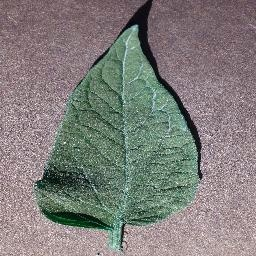
#> input picture dataset/test/Tomato_Bacterial_spot/Tomato_Bacterial_spot_img_126.jpg, 256 x 256 px
$ python -i extract.py   (imports and definitions only)
#> lines starting #> are read from the running program, lines starting #| are printed output that depends on the picture; after the words box and inside, x2 and y2 are one past the last pixel; in counts of white or black regions, pixels touching at a corner belong together
### dev-yw/06_Oct_HOG_HSV_pipeline/vein_hog/src/vein_hog/mask.py
"""Leaf mask: ExG, Otsu, open/close radius 3, largest component, holes filled."""

from __future__ import annotations

import cv2
import numpy as np


def leaf_mask(bgr_u8: np.ndarray) -> np.ndarray:
    """uint8 mask, 0 or 255. A failed mask is all zeros and does not raise."""
    try:
        image = np.asarray(bgr_u8)
        if (
            image.ndim != 3
            or image.shape[2] < 3
            or image.shape[0] == 0
            or image.shape[1] == 0
            or image.size == 0
        ):
            return _zero_mask(image)
        # BGR; extra channels (for example alpha) are ignored.
        blue, green, red = cv2.split(image[:, :, :3].astype(np.float32))
        excess_green = 2.0 * green - red - blue
        lo = float(np.min(excess_green))
        hi = float(np.max(excess_green))
        if not np.isfinite(lo) or not np.isfinite(hi) or hi - lo < 1e-8:
            return np.zeros(excess_green.shape, dtype=np.uint8)
        score = ((excess_green - lo) / (hi - lo) * 255.0).astype(np.uint8)
        _, mask = cv2.threshold(score, 0, 255, cv2.THRESH_BINARY + cv2.THRESH_OTSU)
        kernel = cv2.getStructuringElement(cv2.MORPH_ELLIPSE, (7, 7))
        mask = cv2.morphologyEx(mask, cv2.MORPH_OPEN, kernel)
        mask = cv2.morphologyEx(mask, cv2.MORPH_CLOSE, kernel)
        return _largest_filled(mask)
    except Exception:
        return _zero_mask(bgr_u8)


# [4 lines left out: function _zero_mask, not called in this run]


def erode_interior(mask: np.ndarray, radius: int) -> np.ndarray:
    """Shrink a 0/255 mask so the leaf margin is outside the vein percentile.

    ``radius`` is in pixels on the mask's own grid. A non-positive radius
    returns the mask unchanged. The kernel width is ``2 * radius + 1``.
    """
    image = np.asarray(mask)
    if radius <= 0 or image.size == 0:
        return image
    width = 2 * int(radius) + 1
    kernel = cv2.getStructuringElement(cv2.MORPH_ELLIPSE, (width, width))
    return cv2.erode(image, kernel)


def _largest_filled(mask: np.ndarray) -> np.ndarray:
    count, labels, stats, _ = cv2.connectedComponentsWithStats(mask, connectivity=8)
    if count <= 1:
        return mask
    keep = 1 + int(np.argmax(stats[1:, cv2.CC_STAT_AREA]))
    out = np.where(labels == keep, 255, 0).astype(np.uint8)
    inverse = cv2.bitwise_not(out)
    count2, labels2, _, _ = cv2.connectedComponentsWithStats(inverse, connectivity=8)
    height, width = out.shape
    filled = out.copy()
    for label in range(1, count2):
        ys, xs = np.where(labels2 == label)
        if ys.size == 0:
            continue
        touches = ys.min() == 0 or xs.min() == 0 or ys.max() == height - 1 or xs.max() == width - 1
        if not touches:
            filled[labels2 == label] = 255
    return filled

### dev-yw/06_Oct_HOG_HSV_pipeline/vein_hog/src/vein_hog/hog.py
"""Dalal–Triggs cell parameters on a whole 256×256 leaf. No person window."""

from __future__ import annotations

import cv2
import numpy as np
from skimage.feature import hog as skimage_hog

HOG_DIM = 34596
IMAGE_SIZE = 256


def hog_descriptor(bgr_u8: np.ndarray, mask: np.ndarray | None = None) -> np.ndarray:
    """float32 vector of length 34596.

    The image is resized to 256×256 with bicubic interpolation. A mask, if
    given, is resized with nearest neighbour and zeros the gray image outside
    the leaf. Square-root compression is skimage's transform_sqrt.
    """
    bgr = cv2.resize(bgr_u8, (IMAGE_SIZE, IMAGE_SIZE), interpolation=cv2.INTER_CUBIC)
    gray = cv2.cvtColor(bgr, cv2.COLOR_BGR2GRAY).astype(np.float32) / 255.0
    if mask is not None:
        resized = cv2.resize(mask, (IMAGE_SIZE, IMAGE_SIZE), interpolation=cv2.INTER_NEAREST)
        gray = gray.copy()
        gray[resized == 0] = 0.0
    feat = skimage_hog(
        gray,
        orientations=9,
        pixels_per_cell=(8, 8),
        cells_per_block=(2, 2),
        block_norm="L2-Hys",
        transform_sqrt=True,
        feature_vector=True,
    )
    out = np.asarray(feat, dtype=np.float32).reshape(-1)
    if out.shape != (HOG_DIM,):
        raise RuntimeError(f"HOG dimension {out.shape} != {(HOG_DIM,)}")
    return out


def hog_gradient_magnitude(gray_f01: np.ndarray) -> np.ndarray:
    """Centered difference [-1, 0, 1], the same gradient skimage HOG uses.

    ``gray_f01`` is already in [0, 1] and is already square-root compressed
    if the caller applied HOG ``transform_sqrt``. This function does not
    scale or square-root the input. Borders stay zero. Magnitude is
    ``hypot``, float32, with no division by 2.
    """
    image = np.asarray(gray_f01, dtype=np.float32)
    g_row = np.zeros_like(image)
    g_col = np.zeros_like(image)
    g_row[1:-1] = image[2:] - image[:-2]
    g_col[:, 1:-1] = image[:, 2:] - image[:, :-2]
    return np.hypot(g_row, g_col).astype(np.float32, copy=False)

### dev-yw/06_Oct_HOG_HSV_pipeline/vein_hog/src/vein_hog/vein.py
"""Vein skeleton and uncalibrated completeness. Calibration stays on train."""

from __future__ import annotations

import cv2
import numpy as np
from skimage.morphology import skeletonize


def vein_skeleton(
    magnitude: np.ndarray,
    mask: np.ndarray,
    *,
    percentile: float = 90,
    open_kernel: int = 5,
) -> np.ndarray:
    """Thin edges inside the mask. Thick blobs are removed before skeletonizing.

    The reported column keeps percentile 90 and a 5×5 ellipse. Other values
    belong to a later search and must not be written back into that column.
    """
    if not 0 < float(percentile) <= 100:
        raise ValueError(f"percentile must be in (0, 100], got {percentile}")
    kernel = int(open_kernel)
    if kernel < 1 or kernel % 2 == 0:
        raise ValueError(f"open kernel must be a positive odd width, got {open_kernel}")
    mag = np.asarray(magnitude, dtype=np.float32)
    inside = np.asarray(mask) > 0
    if not np.any(inside):
        return np.zeros(mag.shape[:2], dtype=bool)
    threshold = float(np.percentile(mag[inside], float(percentile)))
    # A tied percentile of 0 would mark flat pixels as edges. Zero gradient is not a vein.
    edges = (mag >= threshold) & inside & (mag > 0)
    thick_kernel = cv2.getStructuringElement(cv2.MORPH_ELLIPSE, (kernel, kernel))
    thick = cv2.morphologyEx(edges.astype(np.uint8) * 255, cv2.MORPH_OPEN, thick_kernel) > 0
    thin = edges & ~thick
    skeleton = skeletonize(thin)
    return np.asarray(skeleton, dtype=bool) & inside


def raw_completeness(skeleton: np.ndarray, mask: np.ndarray) -> float:
    """Largest 8-connected skeleton length divided by the mask major axis.

    Major axis is the longer side of ``cv2.minAreaRect`` on mask points.
    Fewer than 3 points, or a non-positive side, falls back to ``max(h, w)``.
    An empty mask returns 0. This ratio is not scaled toward 0.8.
    """
    inside = np.asarray(mask) > 0
    if inside.ndim != 2:
        inside = np.squeeze(inside)
        if inside.ndim != 2:
            return 0.0
    if not np.any(inside):
        return 0.0
    component = (np.asarray(skeleton) > 0).astype(np.uint8)
    count, _, stats, _ = cv2.connectedComponentsWithStats(component, connectivity=8)
    if count <= 1:
        length = 0.0
    else:
        length = float(stats[1:, cv2.CC_STAT_AREA].max())
    major = _major_axis(inside)
    if major <= 0.0:
        return 0.0
    return length / major


def _major_axis(inside: np.ndarray) -> float:
    height, width = inside.shape
    fallback = float(max(height, width))
    ys, xs = np.nonzero(inside)
    if xs.size < 3:
        return fallback
    points = np.stack((xs, ys), axis=1).astype(np.float32)
    try:
        (_, (side_w, side_h), _) = cv2.minAreaRect(points)
    except cv2.error:
        return fallback
    major = float(max(side_w, side_h))
    if major <= 1e-6:
        return fallback
    return major

### dev-yw/06_Oct_HOG_HSV_pipeline/vein_hog/src/vein_hog/hsv.py
"""Auxiliary HSV features on a leaf mask. Not a substitute for HOG."""

from __future__ import annotations

import cv2
import numpy as np

# 16 H bins + 8 S bins + mean H, mean S, mean V. Raw counts, not L2-normalized.
HSV_DIM = 27


def hsv_aux(bgr_u8: np.ndarray, mask: np.ndarray) -> np.ndarray:
    """H hist (16, [0, 180)), S hist (8, [0, 256)), then mean H, S, V.

    Only pixels with mask > 0 are counted. An empty mask returns zeros.
    Scaling and the alpha weight are applied later.
    """
    foreground = np.asarray(mask) > 0
    if not np.any(foreground):
        return np.zeros(HSV_DIM, dtype=np.float32)

    hsv = np.ascontiguousarray(cv2.cvtColor(bgr_u8, cv2.COLOR_BGR2HSV))
    mask_u8 = np.ascontiguousarray(foreground, dtype=np.uint8)
    hist_h = cv2.calcHist([hsv], [0], mask_u8, [16], [0, 180]).reshape(-1)
    hist_s = cv2.calcHist([hsv], [1], mask_u8, [8], [0, 256]).reshape(-1)
    means = hsv[foreground].mean(axis=0)
    feat = np.concatenate([hist_h, hist_s, means])
    return np.ascontiguousarray(feat, dtype=np.float32)


def skeleton_hs(
    bgr_u8: np.ndarray, skeleton: np.ndarray
) -> tuple[np.ndarray, np.ndarray]:
    """H and S (float) at True skeleton pixels, in the same pixel order."""
    on_skel = np.asarray(skeleton) > 0
    if not np.any(on_skel):
        return np.empty(0, dtype=np.float64), np.empty(0, dtype=np.float64)
    hsv = cv2.cvtColor(bgr_u8, cv2.COLOR_BGR2HSV)
    h = hsv[:, :, 0][on_skel].astype(np.float64)
    s = hsv[:, :, 1][on_skel].astype(np.float64)
    return h, s


# [31 lines left out: functions healthy_hs_box, anomaly_fraction, not called in this run]

### dev-yw/06_Oct_HOG_HSV_pipeline/vein_hog/src/vein_hog/extract.py
"""Cache HOG, HSV and vein measurements for train and test only.

Validation rows are skipped here so step 4 cannot read them.
"""

from __future__ import annotations

import json
from pathlib import Path

import cv2
import numpy as np
import pandas as pd

from vein_hog.hog import HOG_DIM, hog_descriptor, hog_gradient_magnitude
from vein_hog.hsv import HSV_DIM, hsv_aux, skeleton_hs
from vein_hog.mask import erode_interior, leaf_mask
from vein_hog.vein import raw_completeness, vein_skeleton

IMAGE_SIZE = 256
DEFAULT_RADIUS = 8


def _prepare(bgr: np.ndarray) -> tuple[np.ndarray, np.ndarray, bool]:
    mask = leaf_mask(bgr)
    mask_ok = bool(mask is not None and int((mask > 0).sum()) > 0)
    bgr256 = cv2.resize(bgr, (IMAGE_SIZE, IMAGE_SIZE), interpolation=cv2.INTER_CUBIC)
    if mask_ok:
        mask256 = cv2.resize(mask, (IMAGE_SIZE, IMAGE_SIZE), interpolation=cv2.INTER_NEAREST)
    else:
        mask256 = np.zeros((IMAGE_SIZE, IMAGE_SIZE), dtype=np.uint8)
    return bgr256, mask256, mask_ok


def _one(bgr: np.ndarray, radius: int = DEFAULT_RADIUS) -> dict[str, object]:
    bgr256, mask256, mask_ok = _prepare(bgr)
    hog_mask = mask256 if mask_ok else None
    descriptor = np.asarray(hog_descriptor(bgr256, hog_mask), dtype=np.float32).reshape(-1)
    if descriptor.shape != (HOG_DIM,):
        raise RuntimeError(f"HOG dimension {descriptor.shape} != {(HOG_DIM,)}")
    # Gradient on the whole gray image. Zeroing outside the mask paints a
    # false step on the leaf margin and that step wins the 90th percentile.
    gray = cv2.cvtColor(bgr256, cv2.COLOR_BGR2GRAY).astype(np.float32) / 255.0
    gray = np.sqrt(np.clip(gray, 0.0, 1.0))
    magnitude = hog_gradient_magnitude(gray)
    if mask_ok:
        interior = erode_interior(mask256, radius)
    else:
        interior = np.zeros_like(mask256)
    skeleton = vein_skeleton(magnitude, interior)
    hue, sat = skeleton_hs(bgr256, skeleton)
    colour = hsv_aux(bgr256, mask256 if mask_ok else np.zeros_like(mask256))
    colour = np.asarray(colour, dtype=np.float32).reshape(-1)
    if colour.shape != (HSV_DIM,):
        raise RuntimeError(f"HSV dimension {colour.shape} != {(HSV_DIM,)}")
    return {
        "hog": descriptor,
        "hsv": colour,
        "raw_completeness": float(raw_completeness(skeleton, mask256)),
        "mask_ok": mask_ok,
        "hue": np.asarray(hue, dtype=np.float32).reshape(-1),
        "sat": np.asarray(sat, dtype=np.float32).reshape(-1),
        "bgr256": bgr256,
        "skeleton": np.asarray(skeleton, dtype=bool),
        "mask256": mask256,
        "interior": interior,
    }


# [91 lines left out: functions load_bgr, extract_split, skeleton_pixels, _write_example, not called in this run]

>>> import cv2
>>> picture = cv2.imread('../../../../../dataset/test/Tomato_Bacterial_spot/Tomato_Bacterial_spot_img_126.jpg')
#> picture is the input picture: shape (256, 256, 3); mean B, G, R 122.9, 125.9, 128.1
>>> result = _one(picture)
#> in leaf_mask, `excess_green = 2.0 * green - red - blue`:
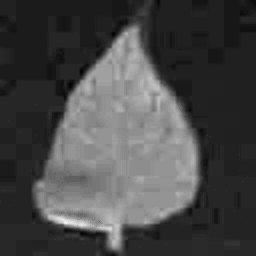
#> excess_green: shape (256, 256) float32; min -42, max 109, mean 0.9; drawn with min black and max white
#> in leaf_mask, `lo = float(np.min(excess_green))`: lo = -42
#> in leaf_mask, `hi = float(np.max(excess_green))`: hi = 109
#> in leaf_mask, `_, mask = cv2.threshold(score, 0, 255, cv2.THRESH_BINARY + cv2.THRESH_..`:
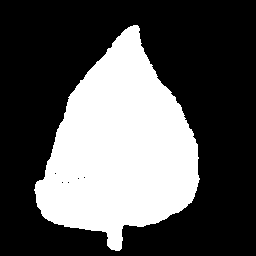
#> mask: shape (256, 256); 34% white; 1 white region, box (x1, y1, x2, y2) and area: (34, 25, 200, 251) 22257
#> in _largest_filled, `count, labels, stats, _ = cv2.connectedComponentsWithStats(mask, conne..`: count = 2; stats = [[0, 0, 256, 256, 43289], [35, 25, 164, 226, 22247]]
#> in _largest_filled, `keep = 1 + int(np.argmax(stats[1:, cv2.CC_STAT_AREA]))`: keep = 1
#> in _largest_filled, `count2, labels2, _, _ = cv2.connectedComponentsWithStats(inverse, conn..`: count2 = 2
#> the loop in _largest_filled, `for label in range(1, count2):` made 1 pass
#> touches on pass 1: True
#> in _prepare, `mask_ok = bool(mask is not None and int((mask > 0).sum()) > 0)`: mask_ok = True
#> in _one, `gray = np.sqrt(np.clip(gray, 0.0, 1.0))`:
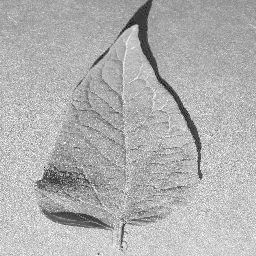
#> gray: shape (256, 256) float32; min 0, max 0.994, mean 0.692
#> in hog_gradient_magnitude, `g_row[1:-1] = image[2:] - image[:-2]`:
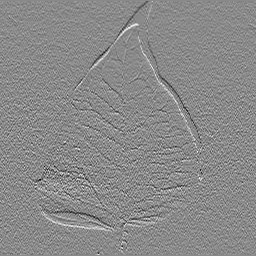
#> g_row: shape (256, 256) float32; min -0.775, max 0.659, mean 0.00147; drawn with min black and max white
#> in hog_gradient_magnitude, `g_col[:, 1:-1] = image[:, 2:] - image[:, :-2]`:
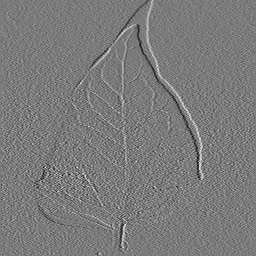
#> g_col: shape (256, 256) float32; min -0.765, max 0.816, mean -9.14e-05; drawn with min black and max white
#> in erode_interior, `return cv2.erode(image, kernel)`:
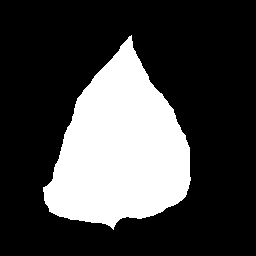
#> returned value: shape (256, 256); 26.6% white; 1 white region, box (x1, y1, x2, y2) and area: (43, 35, 191, 230) 17449
#> in vein_skeleton, `threshold = float(np.percentile(mag[inside], float(percentile)))`: threshold = 0.3
#> in vein_skeleton, `skeleton = skeletonize(thin)`:
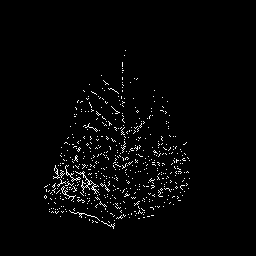
#> skeleton: shape (256, 256) bool; 2.3% white in thin lines or dots, all inside (x1, y1, x2, y2) = (44, 50, 190, 229)
#> in skeleton_hs, `h = hsv[:, :, 0][on_skel].astype(np.float64)`: h = 1477 values, max 90 at index 785, min 51 at index 1335, mean 70.46
#> in skeleton_hs, `s = hsv[:, :, 1][on_skel].astype(np.float64)`: s = 1477 values, max 255 at index 209, min 16 at index 802, mean 68.1
#> in _one, `hue, sat = skeleton_hs(bgr256, skeleton)`: hue has the same summary as h in skeleton_hs; sat has the same summary as s in skeleton_hs
#> in hsv_aux, `hist_h = cv2.calcHist([hsv], [0], mask_u8, [16], [0, 180]).reshape(-1)`: hist_h = [0, 3, 1, 18, 214, 7001, 13440, 1495, 75, 0, 0, 0, 0, 0, 0, 0]
#> in hsv_aux, `hist_s = cv2.calcHist([hsv], [1], mask_u8, [8], [0, 256]).reshape(-1)`: hist_s = [957, 13992, 5094, 970, 394, 253, 172, 415]
#> in hsv_aux, `means = hsv[foreground].mean(axis=0)`: means = [70, 64.54, 123]
#> in hsv_aux, `feat = np.concatenate([hist_h, hist_s, means])`: feat = 27 values, max 13992 at index 17, min 0 at index 0, mean 1657.5
#> in _one, `colour = hsv_aux(bgr256, mask256 if mask_ok else np.zeros_like(mask256))`: colour has the same summary as feat in hsv_aux
#> in raw_completeness, `count, _, stats, _ = cv2.connectedComponentsWithStats(component, conne..`: count = 520; stats = 520 rows, first 6: [0, 0, 256, 256, 64059], [125, 50, 1, 1, 1], [124, 55, 1, 1, 1], [122, 62, 1, 5, 5], [122, 68, 1, 1, 1], [122, 70, 2, 1, 2]
#> in raw_completeness, `length = float(stats[1:, cv2.CC_STAT_AREA].max())`: length = 91
#> in _major_axis, `points = np.stack((xs, ys), axis=1).astype(np.float32)`: points = 22247 pairs, first value 35 to 198, second value 25 to 250
#> in _major_axis, `(_, (side_w, side_h), _) = cv2.minAreaRect(points)`: side_w = 213.3; side_h = 155.2
#> in _major_axis, `major = float(max(side_w, side_h))`: major = 213.3
#> result = 10 items

$ run again, on dataset/test/Tomato_Bacterial_spot/Tomato_Bacterial_spot_img_137.jpg
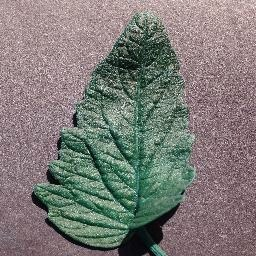
#> input picture dataset/test/Tomato_Bacterial_spot/Tomato_Bacterial_spot_img_137.jpg, 256 x 256 px
#> picture is the input picture: shape (256, 256, 3); mean B, G, R 119.2, 122.8, 125.1
#> lo = -42
#> hi = 97
#> in _largest_filled, `count, labels, stats, _ = cv2.connectedComponentsWithStats(mask, conne..`:
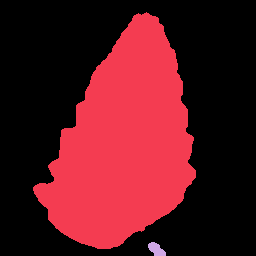
#> labels: shape (256, 256) int32; 3 distinct labels, from 0 to 2; one colour per label, 0 black
#> in _largest_filled, `count, labels, stats, _ = cv2.connectedComponentsWithStats(mask, conne..`: count = 3; stats = [[0, 0, 256, 256, 42077], [33, 12, 163, 237, 23297], [148, 242, 18, 14, 162]]
#> keep = 1
#> out: shape (256, 256); 35.5% white; 1 white region, box (x1, y1, x2, y2) and area: (33, 12, 196, 249) 23297
#> count2 = 2
#> the loop in _largest_filled, `for label in range(1, count2):` made 1 pass
#> touches on pass 1: True
#> in _prepare, `mask_ok = bool(mask is not None and int((mask > 0).sum()) > 0)`: mask_ok = True
#> inside: shape (256, 256) bool; 27.8% white; 1 white region, box (x1, y1, x2, y2) and area: (43, 22, 188, 241) 18229
#> threshold = 0.365
#> edges: shape (256, 256) bool; 2.8% white in thin lines or dots, all inside (x1, y1, x2, y2) = (46, 24, 184, 239)
#> thick: shape (256, 256) bool; every value is 0
#> in vein_skeleton, `skeleton = skeletonize(thin)`:
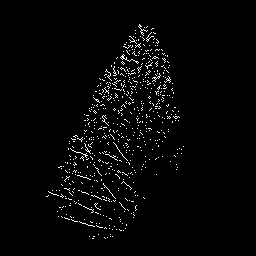
#> skeleton: shape (256, 256) bool; 2.4% white in thin lines or dots, all inside (x1, y1, x2, y2) = (46, 24, 184, 239)
#> hsv: shape (256, 256, 3); mean H, S, V 124.5, 52.1, 135.4
#> h = 1572 values, max 83 at index 1362, min 34 at index 28, mean 71.11
#> s = 1572 values, max 255 at index 43, min 11 at index 406, mean 81.24
#> hue has the same summary as h in skeleton_hs; sat has the same summary as s in skeleton_hs
#> hist_h = [2, 0, 7, 138, 546, 4199, 17241, 1153, 11, 0, 0, 0, 0, 0, 0, 0]
#> hist_s = [2875, 8957, 5277, 3019, 1635, 758, 363, 413]
#> means = [71, 76.08, 116.9]
#> feat = 27 values, max 17241 at index 6, min 0 at index 1, mean 1735.5
#> colour has the same summary as feat in hsv_aux
#> in raw_completeness, `count, _, stats, _ = cv2.connectedComponentsWithStats(component, conne..`: count = 595; stats = 595 rows, first 6: [0, 0, 256, 256, 63964], [138, 24, 10, 12, 23], [144, 27, 1, 1, 1], [146, 26, 2, 2, 2], [151, 28, 3, 2, 3], [135, 30, 1, 1, 1]
#> length = 31
#> points = 23297 pairs, first value 33 to 195, second value 12 to 248
#> side_w = 235.1; side_h = 140
#> in _major_axis, `major = float(max(side_w, side_h))`: major = 235.1
#> result = 10 items

$ run again, on dataset/test/Tomato_Bacterial_spot/Tomato_Bacterial_spot_img_141.jpg
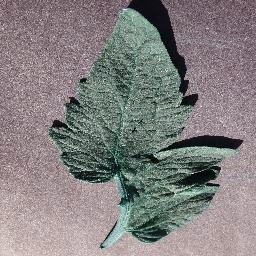
#> input picture dataset/test/Tomato_Bacterial_spot/Tomato_Bacterial_spot_img_141.jpg, 256 x 256 px
#> picture is the input picture: shape (256, 256, 3); mean B, G, R 128, 127.9, 131.4
#> lo = -40
#> hi = 64
#> in leaf_mask, `mask = cv2.morphologyEx(mask, cv2.MORPH_CLOSE, kernel)`:
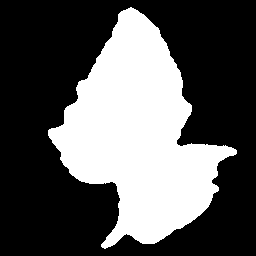
#> mask: shape (256, 256); 34.8% white; 1 white region, box (x1, y1, x2, y2) and area: (48, 7, 237, 249) 22788
#> in _largest_filled, `count, labels, stats, _ = cv2.connectedComponentsWithStats(mask, conne..`: count = 2; stats = [[0, 0, 256, 256, 42748], [48, 7, 189, 242, 22788]]
#> keep = 1
#> count2 = 2
#> the loop in _largest_filled, `for label in range(1, count2):` made 1 pass
#> touches on pass 1: True
#> in _prepare, `mask_ok = bool(mask is not None and int((mask > 0).sum()) > 0)`: mask_ok = True
#> inside: shape (256, 256) bool; 25.9% white; 1 white region, box (x1, y1, x2, y2) and area: (58, 16, 217, 236) 17005
#> threshold = 0.356
#> edges: shape (256, 256) bool; 2.6% white in thin lines or dots, all inside (x1, y1, x2, y2) = (60, 40, 210, 235)
#> thick: shape (256, 256) bool; every value is 0
#> in vein_skeleton, `skeleton = skeletonize(thin)`:
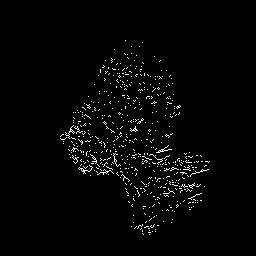
#> skeleton: shape (256, 256) bool; 2.1% white in thin lines or dots, all inside (x1, y1, x2, y2) = (60, 40, 210, 235)
#> hsv: shape (256, 256, 3); mean H, S, V 121.6, 38.7, 138.1
#> h = 1401 values, max 90 at index 1006, min 48 at index 1335, mean 76.44
#> s = 1401 values, max 255 at index 45, min 8 at index 1064, mean 62.98
#> hue has the same summary as h in skeleton_hs; sat has the same summary as s in skeleton_hs
#> hist_h = [7, 2, 5, 21, 59, 438, 15245, 6536, 464, 9, 0, 0, 0, 0, 2, 0]
#> hist_s = [6164, 11508, 2582, 1090, 565, 339, 162, 378]
#> means = [76.67, 54.14, 116.3]
#> feat = 27 values, max 15245 at index 6, min 0 at index 10, mean 1697.2
#> colour has the same summary as feat in hsv_aux
#> in raw_completeness, `count, _, stats, _ = cv2.connectedComponentsWithStats(component, conne..`: count = 522; stats = 522 rows, first 6: [0, 0, 256, 256, 64135], [125, 40, 1, 1, 1], [142, 42, 1, 1, 1], [131, 46, 1, 1, 1], [139, 46, 1, 1, 1], [114, 49, 1, 1, 1]
#> length = 29
#> points = 22788 pairs, first value 48 to 236, second value 7 to 248
#> side_w = 165.5; side_h = 214.9
#> result = 10 items
